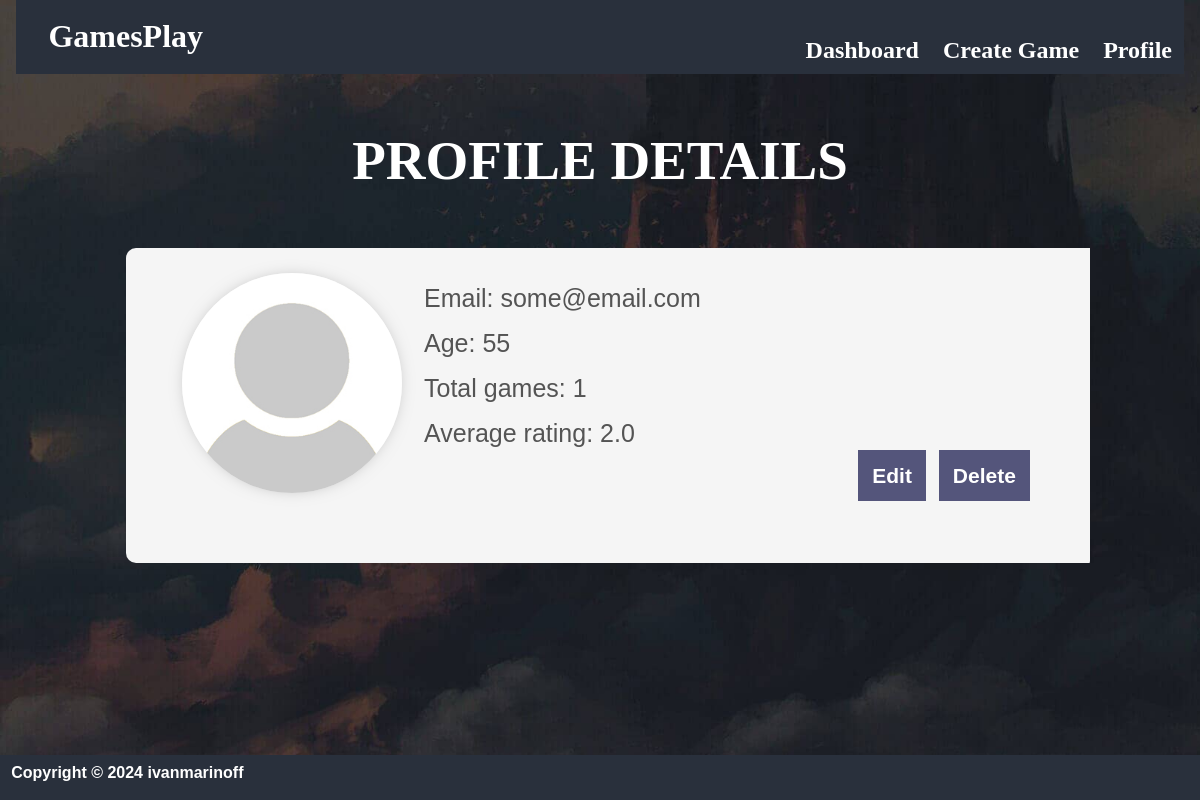
/profile/details/, run on an earlier commit of the app's database.
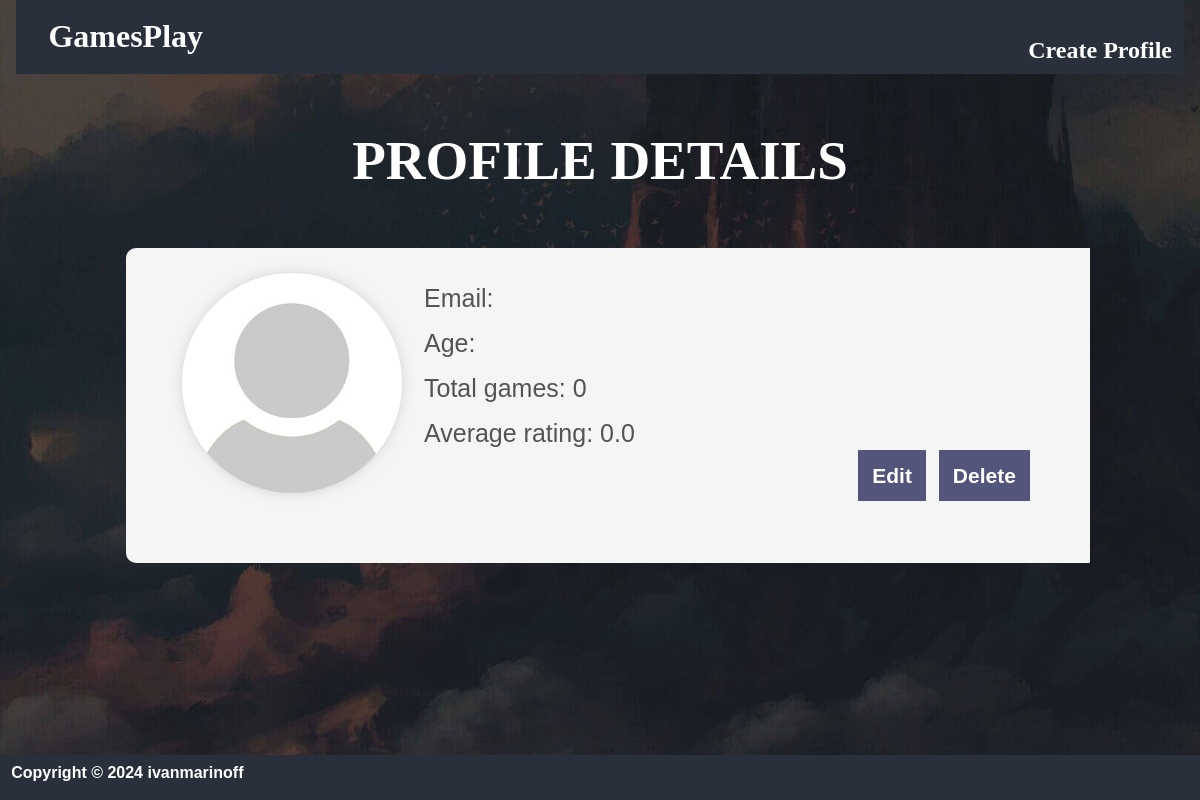
And on a later commit of the database.
### GamesPlayApp/games_app/models.py (models this page shows)
class Profile(models.Model):
    email = models.EmailField(
        blank=False,
        null=False,
    )
    age = models.IntegerField(
        validators=[
            MinValueValidator(12),
        ],
        blank=False,
        null=False,
    )
    password = models.CharField(
        max_length=30,
        blank=False,
        null=False,
    )
    first_name = models.CharField(
        max_length=30,
        blank=True,
        null=True,
    )
    last_name = models.CharField(
        max_length=30,
        blank=True,
        null=True,
    )
    profile_picture = models.URLField(
        blank=False,
        null=False,
    )
    @property
    def get_full_name(self):
        if self.first_name and self.last_name:
            return f'{self.first_name} {self.last_name}'
        elif self.first_name:
            return self.first_name
        elif self.last_name:
            return self.last_name
        else:
            return ''

### GamesPlayApp/games_app/views.py (the view)
# urls.py: path('details/', ProfileDetailsView.as_view(), name='profile-details'),
class ProfileDetailsView(views.View):
    def get(self, request, *args, **kwargs):
        profile = Profile.objects.first()
        games_count = Game.objects.all().count()
        rating_list = [game.rating for game in Game.objects.all()]
        average_rating = sum(rating_list) / len(rating_list) if rating_list else 0.0
        average_rating = f'{average_rating:.1f}'
        context = {
            'profile': profile,
            'games_count': games_count,
            'average_rating': average_rating,
        }
        return render(request, 'profile/details-profile.html', context)

### templates/profile/details-profile.html
{% extends 'base.html' %}
{% load static %}
{% block content %}
    <section id="game-details">
        <h1>Profile Details</h1>
        <div class="info-section">
            <div class="game-header">
                {% if not profile.profile_picture %}
                <img class ="game-img" src="{% static 'images/default-user.jpg' %}" alt='no_profile-image' enctype="multipart/form-data"/>
                {% else %}
                <img class ="game-img" src="{{ profile.profile_picture }}" alt='profile-image' enctype="multipart/form-data"/>
                {% endif %}
                <h1>{{ profile.get_full_name }}</h1>
                <p class="text">Email: {{ profile.email }}</p>
                <p class="text">Age: {{ profile.age }}</p>
                <p class="text">Total games: {{ games_count }}</p>
                <p class="text">Average rating: {{ average_rating }}</p>
                <div class="buttons">
                    <a href="{% url 'profile-edit' %}" class="button">Edit</a>
                    <a href="{% url 'profile-delete' %}" class="button">Delete</a>
                </div>
            </div>
        </div>
    </section>
{% endblock %}

### templates/base.html (shortened to what this page needs)
<!DOCTYPE html>
{% load static %}
<html lang="en">
<head>
    <link rel="stylesheet" href="{% static 'styles/style.css' %}">
</head>
<body>
<div id="box">
    <header>
        <h1><a class="home" href="{% url 'index' %}">GamesPlay</a></h1>
        <nav>
            {% if profile %}
            <a href="{% url 'game-dashboard' %}">Dashboard</a>
            <a href="{% url 'game-create' %}">Create Game</a>
            <a href="{% url 'profile-details' %}">Profile</a>
            {% else %}
            <a href="{% url 'profile-create' %}">Create Profile</a>
            {% endif %}
        </nav>
    </header>
    {% block content %}
    {% endblock %}
    <footer>
        <a href="https://github.com/ivanmarinoff/resume.git" target="_blank" rel="noopener noreferrer"> Copyright &copy;
            2024
            ivanmarinoff</a></p>
    </footer>
</div>
</body>
</html>

### static/styles/typography.css (style rules this page uses)
html { font-family: Arial, sans-serif; font-size: 16px; box-sizing: border-box; }
*, *::before, *::after { margin: 0 auto; padding: 0; box-sizing: inherit; line-height: 1.3; }
h1, h2, h4, h5, h6 { padding: 0.2em 1rem; }
p, div { margin: 0 1em 0.5em 1em; }
a { margin: 0.2em; text-decoration: none; font-weight: bold; color: inherit; }

### static/styles/details.css (style rules this page uses)
#game-details { position: relative; display: block; width: 980px; margin: 40px auto; overflow: hidden; border-radius: 10px; transition: all 0.4s; }
#game-details>h1 { color: #fff; font-family: "Agency FB", serif; font-size: 55px; font-weight: 600; margin-bottom: 40px; text-transform: uppercase; text-align: center; }
.info-section { position: relative; width: 100%; height: 100%; background-blend-mode: multiply; z-index: 2; border-radius: 10px; background-color: whitesmoke; }
.game-header { position: relative; padding: 25px; height: 40%; }
.game-img { position: relative; float: left; margin-left: 15px; margin-right: 22px; height: 220px; border-radius: 50%; box-shadow: 0 0 20px -10px rgba(0, 0, 0, 0.5); }
.text { font-size: 25px; color: #545454; }
.buttons { height: 10%; text-align: right; padding-right: 15px; padding-bottom: 40px; }
.button { height: 15%; background-color: #54557b; padding: 14px; margin-top: auto; font-size: 21px; color: rgb(255, 255, 255); }

### static/styles/navigation.css (style rules this page uses)
body { background-image: url('../images/bg-fixed-3.jpg'); background-attachment: fixed; -webkit-background-size: cover; -moz-background-size: cover; -o-background-size: cover; background-size: cover; }
header, footer { background-color: #29303c; width: 100%; overflow: hidden; color: white; }
.home { font-size: xx-large; font-family: Georgia, 'Times New Roman', Times, serif; }
header { position: relative; padding: 10px; }
header h1 { display: inline-block; background-color: #29303c; color: white; margin-bottom: auto; }
header nav { font-size: x-large; font-family: Georgia, 'Times New Roman', Times, serif; position: absolute; right: 0; bottom: 8px; }
header nav>* { float: left; }
footer { padding: 0.5em; width: 100%; position: fixed; left: 0; bottom: 0; }
nav a { margin: 0 0.5em; }

What changed in the data, as far as the page shows it:
removed Profile: email "some@email.com", age "55"
Also different on the page:
{{ games_count }}: "1" → "0"
{{ average_rating }}: "2.0" → "0.0"
text no longer shown: "Dashboard Create Game Profile"
text now shown: "Create Profile"
